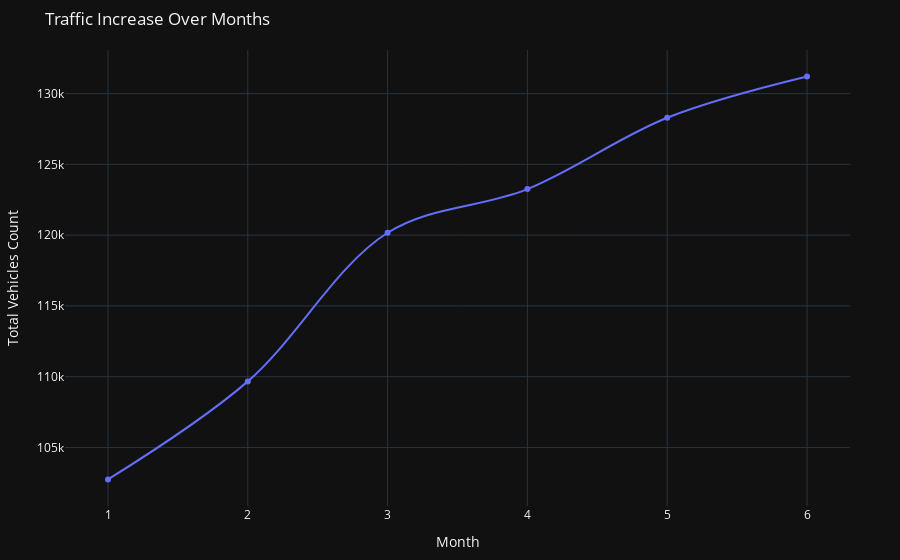

Notebook source saved alongside this figure:
### Markdown cell above
## Traffic Congestion by Hour with Junction Trends
**Key Insights:**
- **X-axis:** Represents the hour of the day (0 to 23).
- **Y-axis:** Displays the total vehicle count.
- **Color Coding:** Different colors indicate data from four junctions:
  - **Junction 1 (light pink)**
  - **Junction 2 (pink)**
  - **Junction 3 (purple)**
  - **Junction 4 (dark purple)**

**Observations:**
- **Peak Traffic:** Midnight (hour 0) has the highest congestion, which then declines until early morning (hour 5).
- **Increasing Volume:** Traffic picks up again from hour 6 and reaches its peak around hour 15.
- **Junction Trends:** Junction 1 consistently records the highest vehicle count, while Junction 4 has the lowest.
- **Variation Across Junctions:** Each junction has distinct traffic trends, with Junction 1 experiencing a strong afternoon peak and Junction 4 maintaining relatively stable flow throughout the day.

### Code cell
# Aggregate traffic count by month
monthly_traffic = fd.groupby("month")["Vehicles"].sum().reset_index()

# Create interactive line plot
fig = px.line(monthly_traffic, x="month", y="Vehicles", markers=True, 
              title="Traffic Increase Over Months", 
              labels={"month": "Month", "Vehicles": "Total Vehicles"},
              line_shape="spline", template="plotly_dark")

# Customize layout for better readability
fig.update_layout(
    xaxis=dict(tickmode="linear", tickvals=list(range(1, 13))),
    yaxis_title="Total Vehicles Count",
    plot_bgcolor="rgba(0,0,0,0)", 
    margin=dict(l=50, r=50, t=50, b=50)
)

# Show plot
fig.show()

### Figure 1 — Plotly figure (JSON) as saved in the notebook; plotly's stock layout.template omitted (floating-point values rounded to 4 significant figures)
{"data": [{"hovertemplate": "Month=%{x}<br>Total Vehicles=%{y}<extra></extra>", "legendgroup": "", "line": {"color": "#636efa", "dash": "solid", "shape": "spline"}, "marker": {"symbol": "circle"}, "mode": "lines+markers", "name": "", "orientation": "v", "showlegend": false, "type": "scatter", "x": [1, 2, 3, 4, 5, 6], "xaxis": "x", "y": [102740, 109668, 120166, 123250, 128291, 131202], "yaxis": "y"}], "layout": {"legend": {"tracegroupgap": 0}, "margin": {"b": 50, "l": 50, "r": 50, "t": 50}, "plot_bgcolor": "rgba(0,0,0,0)", "title": {"text": "Traffic Increase Over Months"}, "xaxis": {"anchor": "y", "domain": [0, 1], "tickmode": "linear", "tickvals": [1, 2, 3, 4, 5, 6, 7, 8, 9, 10, 11, 12], "title": {"text": "Month"}}, "yaxis": {"anchor": "x", "domain": [0, 1], "title": {"text": "Total Vehicles Count"}}}}
